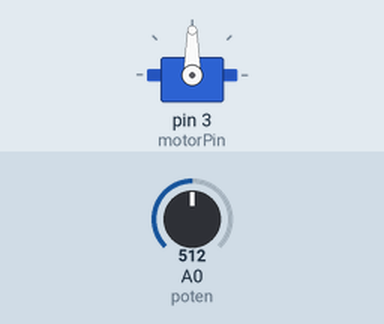
Recording of a sketch running on a simulated Arduino Uno, built with avr-gcc and run on an emulated ATmega328P. Shown: servo. Inputs (shaded band) come from the test bench; at power-on: A0 (poten) = 512. What the sketch prints to the serial monitor is not drawn.

Above: at 1.2 s.
1.3 s: A0 (poten) set to 716
At 2.5 s:
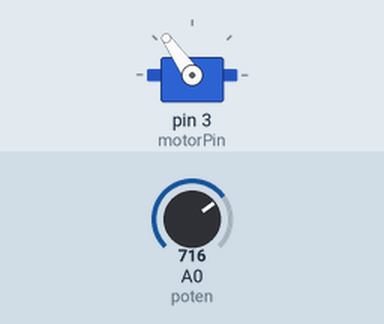
2.8 s: A0 (poten) set to 900
At 3.9 s:
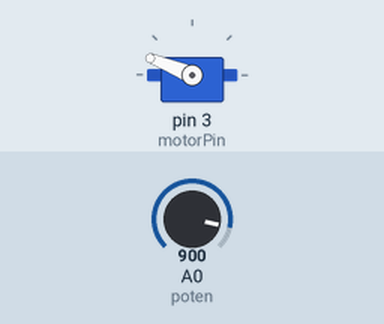
4.3 s: A0 (poten) set to 1023
At 5.0 s:
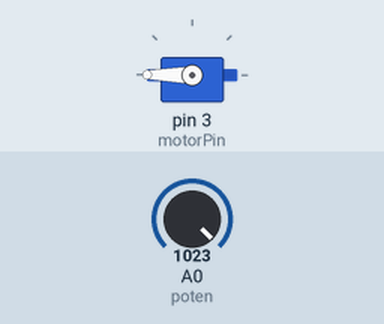
5.8 s: A0 (poten) set to 306
At 6.2 s:
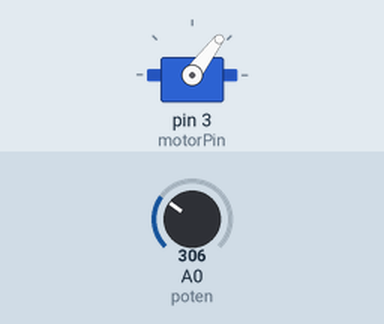
7.3 s: A0 (poten) set to 122
At 8.4 s:
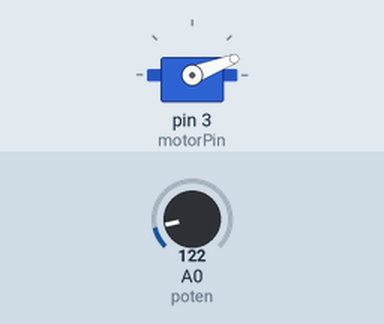
8.8 s: A0 (poten) set to 0
At 9.4 s:
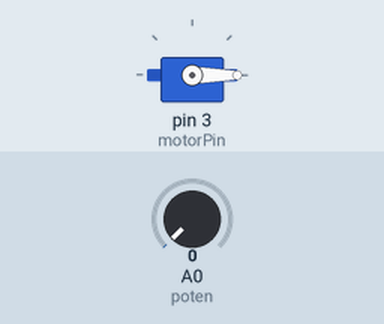
Timing chart, 0 to 11.3 s (numbered marks = the images above; inputs shaded):
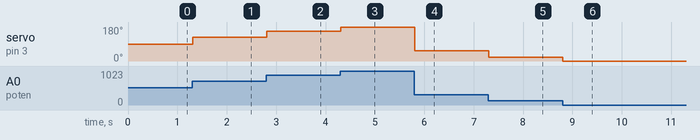

The sketch:

sketch_feb2b.ino
```cpp
#include <Servo.h>  // ייבוא ספריית קוד בשפת C

const int motorPin = 3;
const int poten = A0;
Servo myservo;  // ניצור משתנה מטיפוס Servo כדי לעבוד עם הפונקציות של הסיפרייה


void setup() {
  Serial.begin(9600);
  myservo.attach(motorPin);
}

void loop() {
  int value = analogRead(poten);  // נקרא ערך אנלוגי מהפוטנציומטר. טווח ערכים 0-1023
  int deg = map(value, 0, 1023, 0, 180);  // הפונ' המובנית map מתאימה ערכי קלט אל ערכי פלט
  /*
    הפונ' תקרא ערך מהמשתנה value
    הגדרנו לה שטווח הערכים של המשתנה הוא 0-1023
    הגדרנו לה להתאים את הטווח אל טווח חדש 0-180
  */
  Serial.println(deg);

  myservo.write(deg); // נכתוב אל המנוע את הזווית הרצויה

}
```

Measured:
- after the input at 1.3 s, servo on pin 3 (motorPin): 90° → 125° at once
- after the input at 2.8 s, servo on pin 3 (motorPin): 125° → 158° at once
- after the input at 4.3 s, servo on pin 3 (motorPin): 158° → 180° at once
- after the input at 5.8 s, servo on pin 3 (motorPin): 180° → 53° at once
- after the input at 7.3 s, servo on pin 3 (motorPin): 53° → 21° at once
- after the input at 8.8 s, servo on pin 3 (motorPin): 21° → 0° at once
